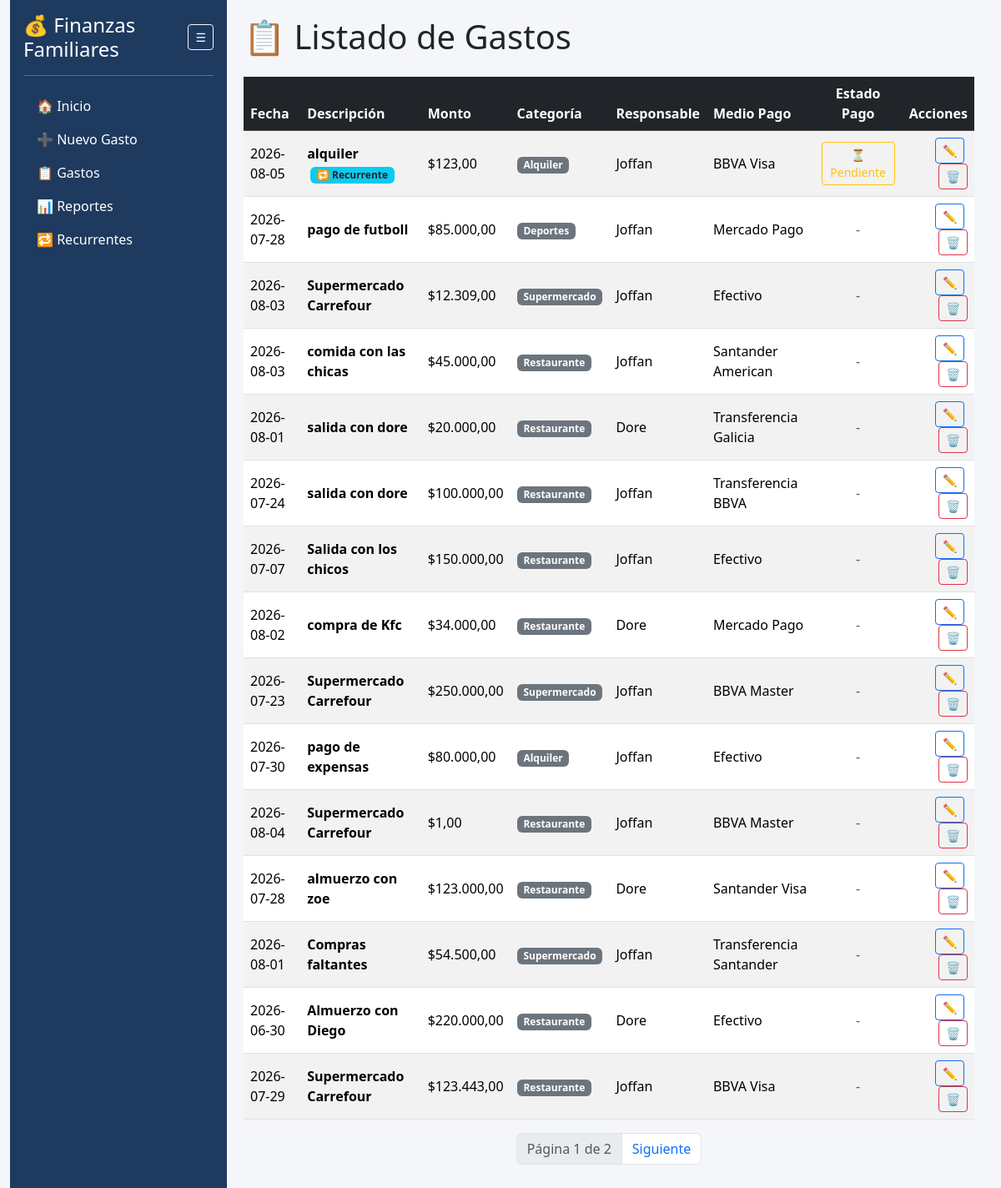
/gastos, run on an earlier commit of the app's database.
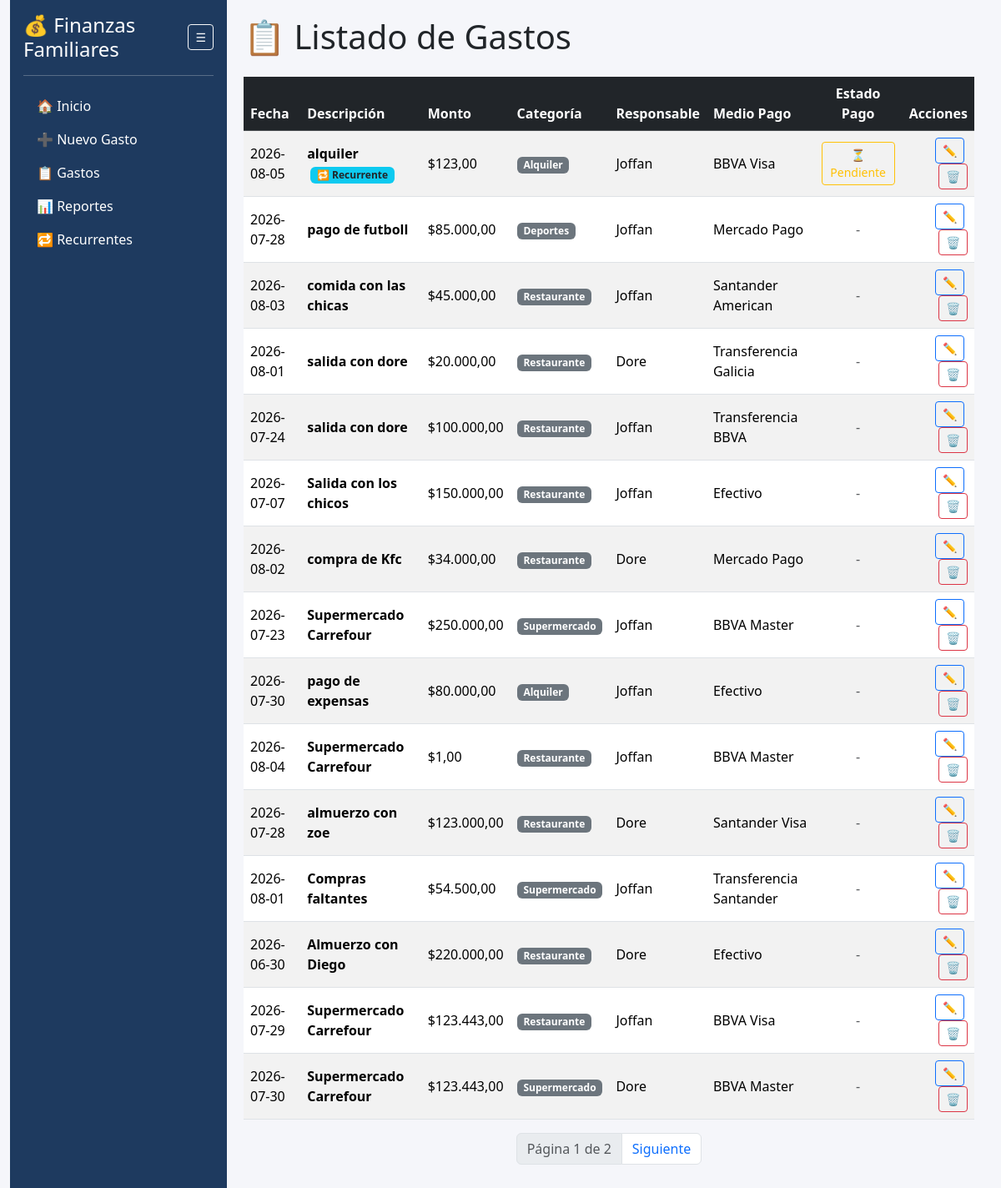
And on a later commit of the database.
### app.py (models this page shows)
class Gasto(db.Model):
    id = db.Column(db.Integer, primary_key=True)
    fecha = db.Column(db.String(20))
    descripcion = db.Column(db.String(200))
    monto = db.Column(db.Float)
    categoria = db.Column(db.String(50))
    responsable = db.Column(db.String(50))
    medio_pago = db.Column(db.String(50))
    gasto_recurrente_id = db.Column(db.Integer, db.ForeignKey('gasto_recurrente.id'), nullable=True)
    pagado = db.Column(db.Boolean, default=False)
    recurrente = db.relationship('GastoRecurrente', backref='gastos_generados', lazy=True)

### app.py (the view)
@app.route("/gastos")
def listar_gastos():
    orden = request.args.get("orden", "id")
    direccion = request.args.get("dir", "desc")
    columna = getattr(Gasto, orden, Gasto.id)
    if direccion == "asc":
        query = Gasto.query.order_by(columna.asc())
    else:
        query = Gasto.query.order_by(columna.desc())
    pagina = request.args.get("pagina", 1, type=int)
    gastos = query.paginate(page=pagina, per_page=15, error_out=False)
    return render_template(
        "gastos.html",
        gastos=gastos,
        orden=orden,
        direccion=direccion
    )

### app.py (called while the page is built)
@app.template_filter('moneda')
def moneda(valor):
    if valor is None:
        return "0,00"
    return f"{valor:,.2f}".replace(",", "X").replace(".", ",").replace("X", ".")

### templates/gastos.html (shortened to what this page needs)
{% extends "base.html" %}
{% block contenido %}
<h1 class="mb-4">📋 Listado de Gastos</h1>
<div class="table-responsive">
    <table class="table table-striped table-hover align-middle">
        <thead class="table-dark">
            <tr>
                <th>
                    <a href="/gastos?orden=fecha&dir=asc" class="text-white text-decoration-none">
                        Fecha
                    </a>
                </th>
                <th>
                    <a href="/gastos?orden=descripcion&dir=asc" class="text-white text-decoration-none">
                        Descripción
                    </a>
                </th>
                <th>
                    <a href="/gastos?orden=monto&dir=desc" class="text-white text-decoration-none">
                        Monto
                    </a>
                </th>
                <th>
                    <a href="/gastos?orden=categoria&dir=asc" class="text-white text-decoration-none">
                        Categoría
                    </a>
                </th>
                <th>
                    <a href="/gastos?orden=responsable&dir=asc" class="text-white text-decoration-none">
                        Responsable
                    </a>
                </th>
                <th>
                    <a href="/gastos?orden=medio_pago&dir=asc" class="text-white text-decoration-none">
                        Medio Pago
                    </a>
                </th>
                <th class="text-center">Estado Pago</th>
                <th class="text-end">Acciones</th>
            </tr>
        </thead>
        <tbody>
            {% for gasto in gastos.items %}
            <tr>
                <td>{{ gasto.fecha }}</td>
                <td>
                    <strong>{{ gasto.descripcion }}</strong>
                    {% if gasto.gasto_recurrente_id %}
                        <span class="badge bg-info text-dark ms-1" title="Gasto generado automáticamente desde Recurrentes">
                            🔁 Recurrente
                        </span>
                    {% endif %}
                </td>
                <td>${{ gasto.monto | moneda }}</td>
                <td><span class="badge bg-secondary">{{ gasto.categoria }}</span></td>
                <td>{{ gasto.responsable }}</td>
                <td>{{ gasto.medio_pago }}</td>
                <td class="text-center">
                    {% if gasto.gasto_recurrente_id %}
                        {% if gasto.pagado %}
                            <a href="{{ url_for('toggle_pago_gasto', id=gasto.id) }}" class="btn btn-sm btn-success">
                                ✅ Pagado
                            </a>
                        {% else %}
                            <a href="{{ url_for('toggle_pago_gasto', id=gasto.id) }}" class="btn btn-sm btn-outline-warning">
                                ⏳ Pendiente
                            </a>
                        {% endif %}
                    {% else %}
                        <span class="text-muted">-</span>
                    {% endif %}
                </td>
                <td class="text-end">
                    <a href="{{ url_for('editar_gasto', id=gasto.id) }}" class="btn btn-sm btn-outline-primary me-1">✏️</a>
                    <a href="{{ url_for('eliminar_gasto', id=gasto.id) }}" class="btn btn-sm btn-outline-danger" onclick="return confirm('¿Eliminar gasto?')">🗑️</a>
                </td>
            </tr>
            {% else %}
            <tr>
                <td colspan="8" class="text-center py-4 text-muted">
                    No hay gastos registrados.
                </td>
            </tr>
            {% endfor %}
        </tbody>
    </table>
</div>
<nav>
    <ul class="pagination justify-content-center">
        <li class="page-item disabled">
            <a href="#" class="page-link">
                Página {{ gastos.page }} de {{ gastos.pages }}
            </a>
        </li>
        {% if gastos.has_next %}
        <li class="page-item">
            <a href="/gastos?pagina={{ gastos.next_num }}&orden={{ orden }}&dir={{ direccion }}" class="page-link">
                Siguiente
            </a>
        </li>
        {% endif %}
    </ul>
</nav>
{% endblock %}

### templates/base.html (shortened to what this page needs)
    <!DOCTYPE html>
    <html lang="es">
    <head>
        <link rel="stylesheet"
    href="https://cdn.jsdelivr.net/npm/bootstrap@5.3.3/dist/css/bootstrap.min.css">
    </head>
    <body>
    <div class="container-fluid">
        <div class="d-flex">
            <nav class="sidebar" id="sidebarMenu">
                <div class="pt-3 px-3">
                    <div class="d-flex align-items-center justify-content-between">
                        <h4
                            class="text-white mb-0 texto-menu"
                            id="tituloSidebar">
                            💰 Finanzas Familiares
                        </h4>
                        <button
                            class="btn btn-outline-light btn-sm"
                            onclick="toggleSidebar()"
                            title="Mostrar/Ocultar Menú">
                            ☰
                        </button>
                    </div>
                    <hr class="text-white">
                    <ul class="nav flex-column">
                        <li class="nav-item">
                            <a class="nav-link" href="/">
                                🏠 <span class="texto-menu">Inicio</span>
                            </a>
                        </li>
                        <li class="nav-item">
                            <a class="nav-link" href="/nuevo">
                                ➕ <span class="texto-menu">Nuevo Gasto</span>
                            </a>
                        </li>
                        <li class="nav-item">
                            <a class="nav-link" href="/gastos">
                                📋 <span class="texto-menu">Gastos</span>
                            </a>
                        </li>
                        <li class="nav-item">
                            <a class="nav-link" href="/reportes">
                                📊 <span class="texto-menu">Reportes</span>
                            </a>
                        </li>
                        <li class="nav-item">
                            <a class="nav-link" href="/recurrentes">
                                🔁 <span class="texto-menu">Recurrentes</span>
                            </a>
                        </li>
                    </ul>
                </div>
            </nav>
            <main id="contenidoPrincipal" class="content">
                {% block contenido %}
                {% endblock %}
            </main>
        </div>
    </div>
    </body>
    </html>

### templates/base.html (style rules this page uses)
.sidebar { width: 260px; min-height: 100vh; background: #1e3a5f; flex-shrink: 0; transition: all 0.3s ease; }
body { background-color:#f5f6fa; }
.sidebar .nav-link { color:white; }
.content { flex:1; padding:20px; overflow-x:hidden; }

What changed in the data, as far as the page shows it:
removed Gasto: fecha "2026-08-03", descripcion "Supermercado Carrefour", monto|moneda "12.309,00", categoria "Supermercado", responsable "Joffan", medio_pago "Efectivo"
now on this page (row unchanged): Gasto: fecha "2026-07-30", descripcion "Supermercado Carrefour", monto|moneda "123.443,00", categoria "Supermercado", responsable "Dore", medio_pago "BBVA Master"
